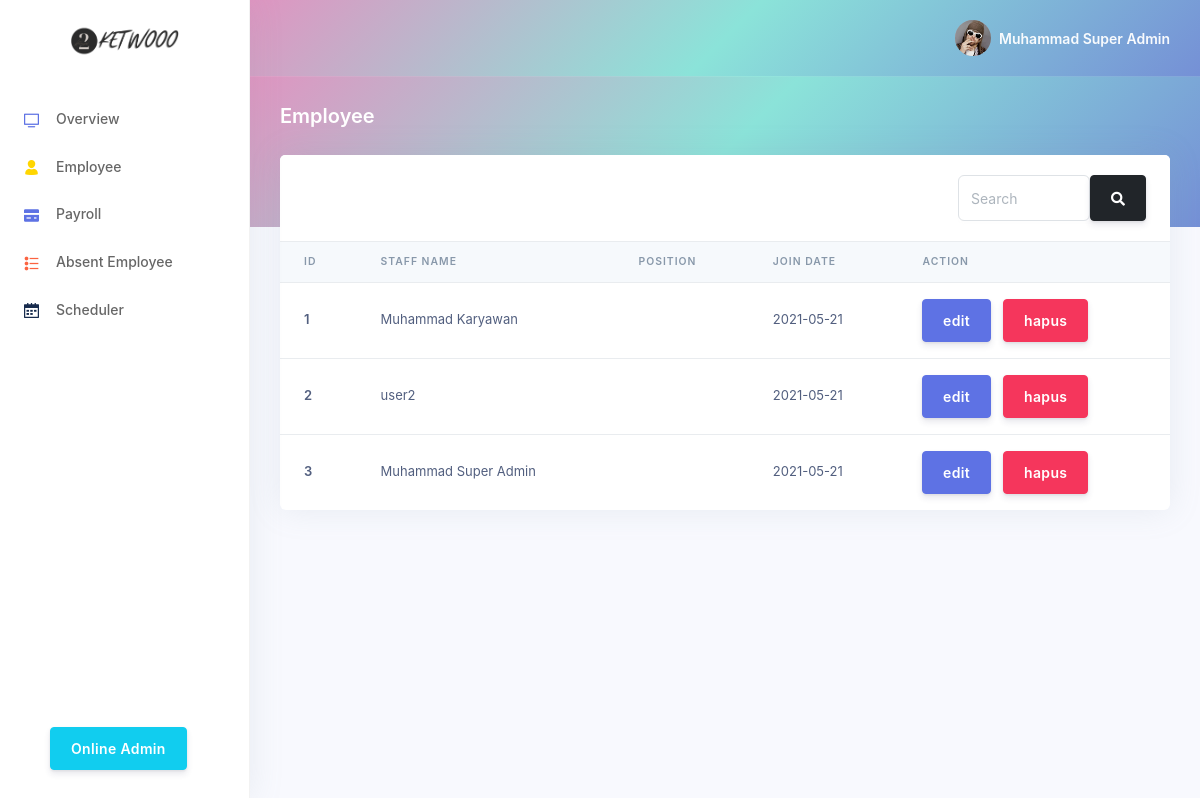
/index.php?page=employee (signed in), run on the app's committed database.
### tables this page shows
CREATE TABLE `user` (
  `id_user` int(16) NOT NULL,
  `nama_user` varchar(64) NOT NULL,
  `email_user` varchar(64) NOT NULL,
  `password_user` varchar(64) NOT NULL,
  `level_user` enum('karyawan','admin_financial','admin_personalia','super_admin') NOT NULL,
  `jabatan` varchar(32) DEFAULT NULL,
  `join_date` date DEFAULT NULL
);

### employee.php (the view, shortened to what this page needs)
<?php
    include("system/connection.php");
?>
<div class="header gradient-bg pb-6">
    <div class="container-fluid">
        <div class="header-body">
            <div class="row align-items-center py-4">
                <div class="col-lg-6 col-7">
                    <h6 class="h2 text-white d-inline-block mb-0">Employee</h6>
                </div>
            </div>
        </div>
    </div>
</div>
<div class="container-fluid mt--6">
    <div class="row">
        <div class="col">
            <div class="card">
                <div class="card-header border-0">
                    <div class="row align-items-center">
                        <div class="col-xl-3 text-right">
                            <div class="input-group rounded">
                                <input type="search" class="form-control rounded" placeholder="Search" aria-label="Search" aria-describedby="search-addon" />
                                <button class="btn btn-dark" id="search-addon">
                                    <i class="fas fa-search"></i>
                                </button>
                            </div>
                        </div>
                    </div>
                </div>
                <div class="table-responsive">
                    <table class="table align-items-center table-flush">
                        <thead class="thead-light">
                            <tr>
                                <th scope="col">ID</th>
                                <th scope="col">Staff Name</th>
                                <th scope="col">Position</th>
                                <th scope="col">Join Date</th>
                                <th scope="col">Action</th>
                            </tr>
                        </thead>
                        <tbody>
                            <?php
                                $select = mysqli_query($connection, "SELECT * FROM user");
                                while ($data = mysqli_fetch_array($select)) {
                            ?>
                            <tr>
                                <th scope="row"><?= $data['id_user'] ?></th>
                                <td><?= $data['nama_user'] ?></td>
                                <td><?= $data['jabatan'] ?></td>
                                <td><?= $data['join_date'] ?></td>
                                <td>
                                    <button type="button" class="btn btn-primary" data-toggle="modal" data-target="#exampleModal">
                                    edit
                                    </button>
                                    <button type="button" class="btn btn-danger" data-toggle="modal" data-target="#exampleModal">
                                    hapus
                                    </button>
                                </td>
                            </tr>
                            <?php } ?>
                        </tbody>
                    </table>
                </div>
            </div>
        </div>
    </div>
</div>

### index.php (shortened to what this page needs)
<!DOCTYPE html>
<html>
<head>
    <link rel='stylesheet prefetch' href='http://netdna.bootstrapcdn.com/font-awesome/3.2.1/css/font-awesome.css'>
    <link rel="stylesheet" href="asset/library/vendor/nucleo/css/nucleo.css" type="text/css">
    <link rel="stylesheet" href="asset/library/vendor/@fortawesome/fontawesome-free/css/all.min.css" type="text/css">
    <link rel="stylesheet" href="asset/library/css/argon.css" type="text/css">
    <link rel="stylesheet" href="asset/styles.css">
</head>
<body>
  <nav class="sidenav navbar navbar-vertical  fixed-left  navbar-expand-xs navbar-light bg-white" id="sidenav-main">
    <div class="scrollbar-inner">
      <div class="sidenav-header  align-items-center">
        <a class="navbar-brand" href="javascript:void(0)">
          <img src="asset/images/ketwooo.png" class="navbar-brand-img" alt="...">
        </a>
      </div>
      <div class="navbar-inner">
        <div class="collapse navbar-collapse" id="sidenav-collapse-main">
          <ul class="navbar-nav">
            <?php if ($_SESSION['level_user'] == 'super_admin'){ ?>
            <li class="nav-item">
              <a class="nav-link" href="index.php?page=overview">
                <i class="ni ni-tv-2 text-primary"></i>
                <span class="nav-link-text">Overview</span>
              </a>
            </li>
            <li class="nav-item">
              <a class="nav-link" href="index.php?page=employee">
                <i class="ni ni-single-02 text-yellow"></i>
                <span class="nav-link-text">Employee</span>
              </a>
            </li>
            <li class="nav-item">
              <a class="nav-link" href="index.php?page=payroll">
                <i class="ni ni-credit-card text-primary"></i>
                <span class="nav-link-text">Payroll</span>
              </a>
            </li>
            <li class="nav-item">
              <a class="nav-link" href="index.php?page=AbsentEmployee">
                <i class="ni ni-bullet-list-67 text-orange"></i>
                <span class="nav-link-text">Absent Employee</span>
              </a>
            </li>
            <li class="nav-item">
              <a class="nav-link" href="index.php?page=Scheduler">
                <i class="ni ni-calendar-grid-58 text-default"></i>
                <span class="nav-link-text">Scheduler</span>
              </a>
            </li>
            <li class="nav-item fixed-bottom">
              <button type="button" class="btn btn-info" data-toggle="modal" data-target="#popupOnlineAdmin">Online Admin</button>
            </li>
            <?php }?>
          </ul>
        </div>
      </div>
    </div>
  </nav>
  <div class="main-content" id="panel">
    <nav class="navbar navbar-top navbar-expand navbar-dark gradient-bg border-bottom">
      <div class="container-fluid">
        <div class="collapse navbar-collapse" id="navbarSupportedContent">
          <ul class="navbar-nav align-items-center  ml-md-auto ml-md-0 ">
            <li class="nav-item dropdown">
              <a class="nav-link pr-0" href="#" role="button" data-toggle="dropdown" aria-haspopup="true" aria-expanded="false">
                <div class="media align-items-center">
                  <span class="avatar avatar-sm rounded-circle">
                    <img alt="Image placeholder" src="asset/images/profil.jpg">
                  </span>
                  <div class="media-body  ml-2  d-none d-lg-block">
                    <span class="mb-0 text-sm  font-weight-bold"><?= $_SESSION["nama_user"] ?></span>
                  </div>
                </div>
              </a>
            </li>
          </ul>
        </div>
      </div>
    </nav>
    <?php
    if (!isset($_GET["page"])) {
        if ($_SESSION['level_user'] == 'super_admin'){
            include("overview.php");
        }elseif($_SESSION['level_user'] == 'karyawan'){
            include("JadwalKerja.php");
        }
    } else {
        include($_GET["page"] . ".php");
    }
    ?>
  </div>
</body>
</html>

### asset/styles.css (style rules this page uses)
body { font-family: -apple-system, BlinkMacSystemFont, 'Segoe UI', Roboto, Oxygen, Ubuntu, Cantarell, 'Open Sans', 'Helvetica Neue', sans-serif; }
.gradient-bg { background-image: linear-gradient(135deg, #DF95C1, #8BE3D9, #7590D6); }
.navbar-inner .fixed-bottom { bottom: 30px; left: 50px; }
thead { cursor: default; }

### data on the page
user: id_user "1", nama_user "Muhammad Karyawan", join_date "2021-05-21"
user: id_user "2", nama_user "user2", join_date "2021-05-21"
user: id_user "3", nama_user "Muhammad Super Admin", join_date "2021-05-21"

### other printed values
$_SESSION["nama_user"] "Muhammad Super Admin"
